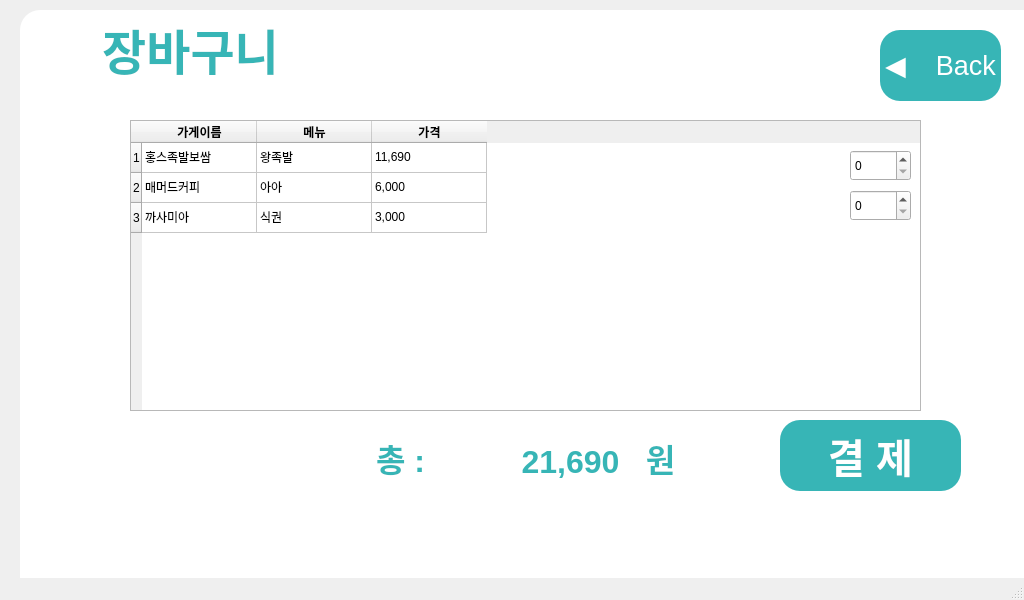
<?xml version="1.0" encoding="UTF-8"?>
<ui version="4.0">
 <class>basketWindow</class>
 <widget class="QMainWindow" name="basketWindow">
  <property name="geometry">
   <rect>
    <x>0</x>
    <y>0</y>
    <width>1024</width>
    <height>600</height>
   </rect>
  </property>
  <property name="windowTitle">
   <string>MainWindow</string>
  </property>
  <widget class="QWidget" name="centralwidget">
   <widget class="QLabel" name="storeLabel">
    <property name="geometry">
     <rect>
      <x>20</x>
      <y>10</y>
      <width>1024</width>
      <height>600</height>
     </rect>
    </property>
    <property name="styleSheet">
     <string notr="true">background-color: rgba( 255, 255, 255); border-radius: 20px</string>
    </property>
    <property name="text">
     <string/>
    </property>
   </widget>
   <widget class="QTableWidget" name="workTable">
    <property name="geometry">
     <rect>
      <x>130</x>
      <y>120</y>
      <width>791</width>
      <height>291</height>
     </rect>
    </property>
    <property name="baseSize">
     <size>
      <width>0</width>
      <height>0</height>
     </size>
    </property>
    <property name="acceptDrops">
     <bool>false</bool>
    </property>
    <property name="toolTip">
     <string>&lt;html&gt;&lt;head/&gt;&lt;body&gt;&lt;p align=&quot;center&quot;&gt;&lt;br/&gt;&lt;/p&gt;&lt;/body&gt;&lt;/html&gt;</string>
    </property>
    <property name="layoutDirection">
     <enum>Qt::LeftToRight</enum>
    </property>
    <property name="midLineWidth">
     <number>2</number>
    </property>
    <attribute name="horizontalHeaderVisible">
     <bool>true</bool>
    </attribute>
    <attribute name="horizontalHeaderCascadingSectionResizes">
     <bool>true</bool>
    </attribute>
    <attribute name="horizontalHeaderDefaultSectionSize">
     <number>115</number>
    </attribute>
    <attribute name="horizontalHeaderStretchLastSection">
     <bool>false</bool>
    </attribute>
    <row>
     <property name="text">
      <string>1</string>
     </property>
    </row>
    <row>
     <property name="text">
      <string>2</string>
     </property>
    </row>
    <row>
     <property name="text">
      <string>3</string>
     </property>
    </row>
    <column>
     <property name="text">
      <string>가게이름</string>
     </property>
     <property name="font">
      <font>
       <weight>75</weight>
       <bold>true</bold>
      </font>
     </property>
     <property name="textAlignment">
      <set>AlignCenter</set>
     </property>
    </column>
    <column>
     <property name="text">
      <string>메뉴</string>
     </property>
     <property name="font">
      <font>
       <weight>75</weight>
       <bold>true</bold>
      </font>
     </property>
     <property name="textAlignment">
      <set>AlignCenter</set>
     </property>
    </column>
    <column>
     <property name="text">
      <string>가격</string>
     </property>
     <property name="font">
      <font>
       <weight>75</weight>
       <bold>true</bold>
      </font>
     </property>
     <property name="textAlignment">
      <set>AlignCenter</set>
     </property>
    </column>
    <item row="0" column="0">
     <property name="text">
      <string>홍스족발보쌈</string>
     </property>
    </item>
    <item row="0" column="1">
     <property name="text">
      <string>왕족발</string>
     </property>
    </item>
    <item row="0" column="2">
     <property name="text">
      <string>11,690</string>
     </property>
    </item>
    <item row="1" column="0">
     <property name="text">
      <string>매머드커피</string>
     </property>
    </item>
    <item row="1" column="1">
     <property name="text">
      <string>아아</string>
     </property>
    </item>
    <item row="1" column="2">
     <property name="text">
      <string>6,000</string>
     </property>
    </item>
    <item row="2" column="0">
     <property name="text">
      <string>까사미아</string>
     </property>
    </item>
    <item row="2" column="1">
     <property name="text">
      <string>식권</string>
     </property>
    </item>
    <item row="2" column="2">
     <property name="text">
      <string>3,000</string>
     </property>
    </item>
   </widget>
   <widget class="QPushButton" name="payBtn">
    <property name="geometry">
     <rect>
      <x>780</x>
      <y>420</y>
      <width>181</width>
      <height>71</height>
     </rect>
    </property>
    <property name="font">
     <font>
      <pointsize>30</pointsize>
      <weight>75</weight>
      <bold>true</bold>
     </font>
    </property>
    <property name="styleSheet">
     <string notr="true">color:rgb(255,255,255);background-color: rgb(55, 181, 182); border-radius: 20px</string>
    </property>
    <property name="text">
     <string>결 제</string>
    </property>
   </widget>
   <widget class="QTextEdit" name="textEdit">
    <property name="geometry">
     <rect>
      <x>50</x>
      <y>10</y>
      <width>281</width>
      <height>81</height>
     </rect>
    </property>
    <property name="styleSheet">
     <string notr="true">color:rgb(55, 181, 182);background-color: rgb(255,255,255); border-radius: 20px</string>
    </property>
    <property name="html">
     <string>&lt;!DOCTYPE HTML PUBLIC &quot;-//W3C//DTD HTML 4.0//EN&quot; &quot;http://www.w3.org/TR/REC-html40/strict.dtd&quot;&gt;
&lt;html&gt;&lt;head&gt;&lt;meta name=&quot;qrichtext&quot; content=&quot;1&quot; /&gt;&lt;style type=&quot;text/css&quot;&gt;
p, li { white-space: pre-wrap; }
&lt;/style&gt;&lt;/head&gt;&lt;body style=&quot; font-family:'Ubuntu'; font-size:11pt; font-weight:400; font-style:normal;&quot;&gt;
&lt;p align=&quot;center&quot; style=&quot; margin-top:0px; margin-bottom:0px; margin-left:0px; margin-right:0px; -qt-block-indent:0; text-indent:0px;&quot;&gt;&lt;span style=&quot; font-size:36pt; font-weight:600;&quot;&gt;장바구니&lt;/span&gt;&lt;/p&gt;&lt;/body&gt;&lt;/html&gt;</string>
    </property>
   </widget>
   <widget class="QTextEdit" name="textEdit_2">
    <property name="geometry">
     <rect>
      <x>360</x>
      <y>430</y>
      <width>81</width>
      <height>81</height>
     </rect>
    </property>
    <property name="styleSheet">
     <string notr="true">color:rgb(55, 181, 182);background-color: rgb(255,255,255); border-radius: 20px</string>
    </property>
    <property name="html">
     <string>&lt;!DOCTYPE HTML PUBLIC &quot;-//W3C//DTD HTML 4.0//EN&quot; &quot;http://www.w3.org/TR/REC-html40/strict.dtd&quot;&gt;
&lt;html&gt;&lt;head&gt;&lt;meta name=&quot;qrichtext&quot; content=&quot;1&quot; /&gt;&lt;style type=&quot;text/css&quot;&gt;
p, li { white-space: pre-wrap; }
&lt;/style&gt;&lt;/head&gt;&lt;body style=&quot; font-family:'Ubuntu'; font-size:11pt; font-weight:400; font-style:normal;&quot;&gt;
&lt;p align=&quot;center&quot; style=&quot; margin-top:0px; margin-bottom:0px; margin-left:0px; margin-right:0px; -qt-block-indent:0; text-indent:0px;&quot;&gt;&lt;span style=&quot; font-size:24pt; font-weight:600;&quot;&gt;총 :&lt;/span&gt;&lt;/p&gt;&lt;/body&gt;&lt;/html&gt;</string>
    </property>
   </widget>
   <widget class="QTextEdit" name="textEdit_3">
    <property name="geometry">
     <rect>
      <x>490</x>
      <y>440</y>
      <width>161</width>
      <height>51</height>
     </rect>
    </property>
    <property name="styleSheet">
     <string notr="true">color:rgb(55, 181, 182);background-color: rgb(255,255,255); border-radius: 20px</string>
    </property>
    <property name="html">
     <string>&lt;!DOCTYPE HTML PUBLIC &quot;-//W3C//DTD HTML 4.0//EN&quot; &quot;http://www.w3.org/TR/REC-html40/strict.dtd&quot;&gt;
&lt;html&gt;&lt;head&gt;&lt;meta name=&quot;qrichtext&quot; content=&quot;1&quot; /&gt;&lt;style type=&quot;text/css&quot;&gt;
p, li { white-space: pre-wrap; }
&lt;/style&gt;&lt;/head&gt;&lt;body style=&quot; font-family:'Ubuntu'; font-size:11pt; font-weight:400; font-style:normal;&quot;&gt;
&lt;p align=&quot;center&quot; style=&quot; margin-top:0px; margin-bottom:0px; margin-left:0px; margin-right:0px; -qt-block-indent:0; text-indent:0px;&quot;&gt;&lt;span style=&quot; font-size:24pt; font-weight:600;&quot;&gt;21,690&lt;/span&gt;&lt;/p&gt;&lt;/body&gt;&lt;/html&gt;</string>
    </property>
   </widget>
   <widget class="QTextEdit" name="textEdit_4">
    <property name="geometry">
     <rect>
      <x>620</x>
      <y>430</y>
      <width>81</width>
      <height>61</height>
     </rect>
    </property>
    <property name="styleSheet">
     <string notr="true">color:rgb(55, 181, 182);background-color: rgb(255,255,255); border-radius: 20px</string>
    </property>
    <property name="html">
     <string>&lt;!DOCTYPE HTML PUBLIC &quot;-//W3C//DTD HTML 4.0//EN&quot; &quot;http://www.w3.org/TR/REC-html40/strict.dtd&quot;&gt;
&lt;html&gt;&lt;head&gt;&lt;meta name=&quot;qrichtext&quot; content=&quot;1&quot; /&gt;&lt;style type=&quot;text/css&quot;&gt;
p, li { white-space: pre-wrap; }
&lt;/style&gt;&lt;/head&gt;&lt;body style=&quot; font-family:'Ubuntu'; font-size:11pt; font-weight:400; font-style:normal;&quot;&gt;
&lt;p align=&quot;center&quot; style=&quot; margin-top:0px; margin-bottom:0px; margin-left:0px; margin-right:0px; -qt-block-indent:0; text-indent:0px;&quot;&gt;&lt;span style=&quot; font-size:24pt; font-weight:600;&quot;&gt;원&lt;/span&gt;&lt;/p&gt;&lt;/body&gt;&lt;/html&gt;</string>
    </property>
   </widget>
   <widget class="QSpinBox" name="spinBox">
    <property name="geometry">
     <rect>
      <x>850</x>
      <y>150</y>
      <width>61</width>
      <height>31</height>
     </rect>
    </property>
   </widget>
   <widget class="QSpinBox" name="spinBox_2">
    <property name="geometry">
     <rect>
      <x>850</x>
      <y>190</y>
      <width>61</width>
      <height>31</height>
     </rect>
    </property>
   </widget>
   <widget class="QPushButton" name="backBtn">
    <property name="geometry">
     <rect>
      <x>880</x>
      <y>30</y>
      <width>121</width>
      <height>71</height>
     </rect>
    </property>
    <property name="font">
     <font>
      <pointsize>20</pointsize>
     </font>
    </property>
    <property name="styleSheet">
     <string notr="true">color:rgb(255,255,255);background-color: rgb(55, 181, 182); border-radius: 20px</string>
    </property>
    <property name="text">
     <string>◀️    Back</string>
    </property>
   </widget>
  </widget>
  <widget class="QMenuBar" name="menubar">
   <property name="geometry">
    <rect>
     <x>0</x>
     <y>0</y>
     <width>1024</width>
     <height>22</height>
    </rect>
   </property>
  </widget>
  <widget class="QStatusBar" name="statusbar"/>
 </widget>
 <resources/>
 <connections/>
</ui>
